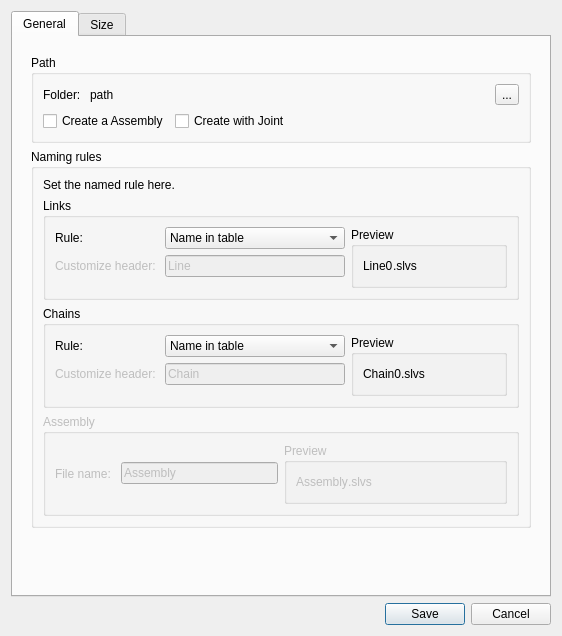
<?xml version="1.0" encoding="UTF-8"?>
<ui version="4.0">
 <class>Dialog</class>
 <widget class="QDialog" name="Dialog">
  <property name="geometry">
   <rect>
    <x>0</x>
    <y>0</y>
    <width>562</width>
    <height>636</height>
   </rect>
  </property>
  <property name="sizePolicy">
   <sizepolicy hsizetype="Expanding" vsizetype="Expanding">
    <horstretch>0</horstretch>
    <verstretch>0</verstretch>
   </sizepolicy>
  </property>
  <property name="minimumSize">
   <size>
    <width>562</width>
    <height>636</height>
   </size>
  </property>
  <property name="maximumSize">
   <size>
    <width>562</width>
    <height>636</height>
   </size>
  </property>
  <property name="windowTitle">
   <string>Solvespace</string>
  </property>
  <property name="windowIcon">
   <iconset resource="../../icons.qrc">
    <normaloff>:/icons/bezier.png</normaloff>:/icons/bezier.png</iconset>
  </property>
  <property name="sizeGripEnabled">
   <bool>false</bool>
  </property>
  <property name="modal">
   <bool>true</bool>
  </property>
  <layout class="QVBoxLayout" name="verticalLayout">
   <item>
    <widget class="QTabWidget" name="tabWidget">
     <property name="currentIndex">
      <number>0</number>
     </property>
     <widget class="QWidget" name="general">
      <attribute name="title">
       <string>General</string>
      </attribute>
      <layout class="QVBoxLayout" name="verticalLayout_4">
       <item>
        <widget class="QWidget" name="verticalWidget" native="true">
         <layout class="QVBoxLayout" name="verticalLayout_3">
          <property name="leftMargin">
           <number>9</number>
          </property>
          <property name="topMargin">
           <number>9</number>
          </property>
          <property name="rightMargin">
           <number>9</number>
          </property>
          <property name="bottomMargin">
           <number>9</number>
          </property>
          <item>
           <widget class="QGroupBox" name="groupBox">
            <property name="title">
             <string>Path</string>
            </property>
            <layout class="QVBoxLayout" name="verticalLayout_2">
             <item>
              <layout class="QHBoxLayout" name="horizontalLayout_2">
               <item>
                <widget class="QLabel" name="label">
                 <property name="sizePolicy">
                  <sizepolicy hsizetype="Fixed" vsizetype="Preferred">
                   <horstretch>0</horstretch>
                   <verstretch>0</verstretch>
                  </sizepolicy>
                 </property>
                 <property name="text">
                  <string>Folder: </string>
                 </property>
                </widget>
               </item>
               <item>
                <widget class="QLabel" name="folderPath">
                 <property name="text">
                  <string>path</string>
                 </property>
                </widget>
               </item>
               <item>
                <widget class="QToolButton" name="setPath">
                 <property name="text">
                  <string>...</string>
                 </property>
                </widget>
               </item>
              </layout>
             </item>
             <item>
              <layout class="QHBoxLayout" name="horizontalLayout_3">
               <item>
                <widget class="QCheckBox" name="hasAssembly">
                 <property name="text">
                  <string>Create a Assembly</string>
                 </property>
                </widget>
               </item>
               <item>
                <widget class="QCheckBox" name="hasJoint">
                 <property name="text">
                  <string>Create with Joint</string>
                 </property>
                </widget>
               </item>
               <item>
                <spacer name="horizontalSpacer_2">
                 <property name="orientation">
                  <enum>Qt::Horizontal</enum>
                 </property>
                 <property name="sizeHint" stdset="0">
                  <size>
                   <width>40</width>
                   <height>20</height>
                  </size>
                 </property>
                </spacer>
               </item>
              </layout>
             </item>
            </layout>
           </widget>
          </item>
          <item>
           <widget class="QGroupBox" name="groupBox_2">
            <property name="title">
             <string>Naming rules</string>
            </property>
            <layout class="QVBoxLayout" name="verticalLayout_5">
             <item>
              <widget class="QLabel" name="label_3">
               <property name="text">
                <string>&lt;html&gt;&lt;head/&gt;&lt;body&gt;&lt;p&gt;Set the named rule here.&lt;/p&gt;&lt;/body&gt;&lt;/html&gt;</string>
               </property>
              </widget>
             </item>
             <item>
              <widget class="QGroupBox" name="groupBox_3">
               <property name="title">
                <string>Links</string>
               </property>
               <layout class="QHBoxLayout" name="horizontalLayout_4">
                <item>
                 <layout class="QFormLayout" name="formLayout">
                  <item row="0" column="0">
                   <widget class="QLabel" name="label_5">
                    <property name="sizePolicy">
                     <sizepolicy hsizetype="Fixed" vsizetype="Preferred">
                      <horstretch>0</horstretch>
                      <verstretch>0</verstretch>
                     </sizepolicy>
                    </property>
                    <property name="text">
                     <string>Rule: </string>
                    </property>
                   </widget>
                  </item>
                  <item row="0" column="1">
                   <widget class="QComboBox" name="LinkRule">
                    <item>
                     <property name="text">
                      <string>Name in table</string>
                     </property>
                    </item>
                    <item>
                     <property name="text">
                      <string>Name in table + Length</string>
                     </property>
                    </item>
                    <item>
                     <property name="text">
                      <string>Customize header</string>
                     </property>
                    </item>
                    <item>
                     <property name="text">
                      <string>Customize header + Length</string>
                     </property>
                    </item>
                    <item>
                     <property name="text">
                      <string>Just number</string>
                     </property>
                    </item>
                   </widget>
                  </item>
                  <item row="1" column="0">
                   <widget class="QLabel" name="LinkHeaderText">
                    <property name="enabled">
                     <bool>false</bool>
                    </property>
                    <property name="text">
                     <string>Customize header: </string>
                    </property>
                   </widget>
                  </item>
                  <item row="1" column="1">
                   <widget class="QLineEdit" name="LinkHeader">
                    <property name="enabled">
                     <bool>false</bool>
                    </property>
                    <property name="text">
                     <string>Line</string>
                    </property>
                    <property name="placeholderText">
                     <string>Line</string>
                    </property>
                   </widget>
                  </item>
                 </layout>
                </item>
                <item>
                 <widget class="QGroupBox" name="groupBox_5">
                  <property name="title">
                   <string>Preview</string>
                  </property>
                  <layout class="QHBoxLayout" name="horizontalLayout_8">
                   <property name="spacing">
                    <number>0</number>
                   </property>
                   <item>
                    <widget class="QLabel" name="LinkPreview">
                     <property name="text">
                      <string>Line0</string>
                     </property>
                    </widget>
                   </item>
                   <item>
                    <widget class="QLabel" name="label_9">
                     <property name="sizePolicy">
                      <sizepolicy hsizetype="Fixed" vsizetype="Preferred">
                       <horstretch>0</horstretch>
                       <verstretch>0</verstretch>
                      </sizepolicy>
                     </property>
                     <property name="text">
                      <string>.slvs</string>
                     </property>
                    </widget>
                   </item>
                   <item>
                    <spacer name="horizontalSpacer_3">
                     <property name="orientation">
                      <enum>Qt::Horizontal</enum>
                     </property>
                     <property name="sizeHint" stdset="0">
                      <size>
                       <width>40</width>
                       <height>20</height>
                      </size>
                     </property>
                    </spacer>
                   </item>
                  </layout>
                 </widget>
                </item>
               </layout>
              </widget>
             </item>
             <item>
              <widget class="QGroupBox" name="groupBox_4">
               <property name="title">
                <string>Chains</string>
               </property>
               <layout class="QHBoxLayout" name="horizontalLayout_5">
                <item>
                 <layout class="QFormLayout" name="formLayout_2">
                  <item row="0" column="0">
                   <widget class="QLabel" name="label_7">
                    <property name="sizePolicy">
                     <sizepolicy hsizetype="Fixed" vsizetype="Preferred">
                      <horstretch>0</horstretch>
                      <verstretch>0</verstretch>
                     </sizepolicy>
                    </property>
                    <property name="text">
                     <string>Rule: </string>
                    </property>
                   </widget>
                  </item>
                  <item row="0" column="1">
                   <widget class="QComboBox" name="ChainRule">
                    <item>
                     <property name="text">
                      <string>Name in table</string>
                     </property>
                    </item>
                    <item>
                     <property name="text">
                      <string>Name in table + Length</string>
                     </property>
                    </item>
                    <item>
                     <property name="text">
                      <string>Customize header</string>
                     </property>
                    </item>
                    <item>
                     <property name="text">
                      <string>Customize header + Length</string>
                     </property>
                    </item>
                    <item>
                     <property name="text">
                      <string>Just number</string>
                     </property>
                    </item>
                   </widget>
                  </item>
                  <item row="1" column="0">
                   <widget class="QLabel" name="ChainHeaderText">
                    <property name="enabled">
                     <bool>false</bool>
                    </property>
                    <property name="text">
                     <string>Customize header: </string>
                    </property>
                   </widget>
                  </item>
                  <item row="1" column="1">
                   <widget class="QLineEdit" name="ChainHeader">
                    <property name="enabled">
                     <bool>false</bool>
                    </property>
                    <property name="text">
                     <string>Chain</string>
                    </property>
                    <property name="placeholderText">
                     <string>Chain</string>
                    </property>
                   </widget>
                  </item>
                 </layout>
                </item>
                <item>
                 <widget class="QGroupBox" name="groupBox_6">
                  <property name="title">
                   <string>Preview</string>
                  </property>
                  <layout class="QHBoxLayout" name="horizontalLayout_9">
                   <property name="spacing">
                    <number>0</number>
                   </property>
                   <item>
                    <widget class="QLabel" name="ChainPreview">
                     <property name="text">
                      <string>Chain0</string>
                     </property>
                    </widget>
                   </item>
                   <item>
                    <widget class="QLabel" name="label_11">
                     <property name="sizePolicy">
                      <sizepolicy hsizetype="Fixed" vsizetype="Preferred">
                       <horstretch>0</horstretch>
                       <verstretch>0</verstretch>
                      </sizepolicy>
                     </property>
                     <property name="text">
                      <string>.slvs</string>
                     </property>
                    </widget>
                   </item>
                   <item>
                    <spacer name="horizontalSpacer_4">
                     <property name="orientation">
                      <enum>Qt::Horizontal</enum>
                     </property>
                     <property name="sizeHint" stdset="0">
                      <size>
                       <width>40</width>
                       <height>20</height>
                      </size>
                     </property>
                    </spacer>
                   </item>
                  </layout>
                 </widget>
                </item>
               </layout>
              </widget>
             </item>
             <item>
              <widget class="QGroupBox" name="AssemblyGroupBox">
               <property name="enabled">
                <bool>false</bool>
               </property>
               <property name="title">
                <string>Assembly</string>
               </property>
               <layout class="QHBoxLayout" name="horizontalLayout_7">
                <item>
                 <layout class="QHBoxLayout" name="horizontalLayout_6">
                  <item>
                   <widget class="QLabel" name="AssemblyHeaderText">
                    <property name="text">
                     <string>File name: </string>
                    </property>
                   </widget>
                  </item>
                  <item>
                   <widget class="QLineEdit" name="AssemblyHeader">
                    <property name="text">
                     <string>Assembly</string>
                    </property>
                    <property name="placeholderText">
                     <string>Assembly</string>
                    </property>
                   </widget>
                  </item>
                 </layout>
                </item>
                <item>
                 <widget class="QGroupBox" name="groupBox_8">
                  <property name="title">
                   <string>Preview</string>
                  </property>
                  <layout class="QHBoxLayout" name="horizontalLayout_10">
                   <property name="spacing">
                    <number>0</number>
                   </property>
                   <item>
                    <widget class="QLabel" name="AssemblyPreview">
                     <property name="text">
                      <string>Assembly</string>
                     </property>
                    </widget>
                   </item>
                   <item>
                    <widget class="QLabel" name="label_13">
                     <property name="sizePolicy">
                      <sizepolicy hsizetype="Fixed" vsizetype="Preferred">
                       <horstretch>0</horstretch>
                       <verstretch>0</verstretch>
                      </sizepolicy>
                     </property>
                     <property name="text">
                      <string>.slvs</string>
                     </property>
                    </widget>
                   </item>
                   <item>
                    <spacer name="horizontalSpacer_5">
                     <property name="orientation">
                      <enum>Qt::Horizontal</enum>
                     </property>
                     <property name="sizeHint" stdset="0">
                      <size>
                       <width>40</width>
                       <height>20</height>
                      </size>
                     </property>
                    </spacer>
                   </item>
                  </layout>
                 </widget>
                </item>
               </layout>
              </widget>
             </item>
            </layout>
           </widget>
          </item>
         </layout>
        </widget>
       </item>
       <item>
        <spacer name="verticalSpacer">
         <property name="orientation">
          <enum>Qt::Vertical</enum>
         </property>
         <property name="sizeHint" stdset="0">
          <size>
           <width>20</width>
           <height>40</height>
          </size>
         </property>
        </spacer>
       </item>
      </layout>
     </widget>
     <widget class="QWidget" name="size">
      <attribute name="title">
       <string>Size</string>
      </attribute>
      <layout class="QVBoxLayout" name="verticalLayout_10">
       <item>
        <widget class="QWidget" name="verticalWidget" native="true">
         <layout class="QVBoxLayout" name="verticalLayout_9">
          <property name="leftMargin">
           <number>9</number>
          </property>
          <property name="topMargin">
           <number>9</number>
          </property>
          <property name="rightMargin">
           <number>9</number>
          </property>
          <property name="bottomMargin">
           <number>9</number>
          </property>
          <item>
           <widget class="QGroupBox" name="groupBox_10">
            <property name="title">
             <string>Entire</string>
            </property>
            <layout class="QVBoxLayout" name="verticalLayout_6">
             <item>
              <layout class="QFormLayout" name="formLayout_3">
               <item row="0" column="0">
                <widget class="QLabel" name="label_2">
                 <property name="sizePolicy">
                  <sizepolicy hsizetype="Fixed" vsizetype="Preferred">
                   <horstretch>0</horstretch>
                   <verstretch>0</verstretch>
                  </sizepolicy>
                 </property>
                 <property name="text">
                  <string>Scale: </string>
                 </property>
                </widget>
               </item>
               <item row="1" column="0">
                <widget class="QLabel" name="label_4">
                 <property name="text">
                  <string>Thickness: </string>
                 </property>
                </widget>
               </item>
               <item row="0" column="1">
                <layout class="QHBoxLayout" name="horizontalLayout_11">
                 <property name="spacing">
                  <number>0</number>
                 </property>
                 <item>
                  <widget class="QSpinBox" name="ScaleMolecular">
                   <property name="minimum">
                    <number>1</number>
                   </property>
                   <property name="maximum">
                    <number>10000</number>
                   </property>
                   <property name="value">
                    <number>1</number>
                   </property>
                  </widget>
                 </item>
                 <item>
                  <widget class="QLabel" name="label_6">
                   <property name="text">
                    <string> / </string>
                   </property>
                  </widget>
                 </item>
                 <item>
                  <widget class="QSpinBox" name="ScaleDenominator">
                   <property name="minimum">
                    <number>1</number>
                   </property>
                   <property name="maximum">
                    <number>10000</number>
                   </property>
                  </widget>
                 </item>
                 <item>
                  <spacer name="horizontalSpacer_6">
                   <property name="orientation">
                    <enum>Qt::Horizontal</enum>
                   </property>
                   <property name="sizeHint" stdset="0">
                    <size>
                     <width>40</width>
                     <height>20</height>
                    </size>
                   </property>
                  </spacer>
                 </item>
                </layout>
               </item>
               <item row="1" column="1">
                <layout class="QHBoxLayout" name="horizontalLayout_12">
                 <item>
                  <widget class="QDoubleSpinBox" name="ThicknessVal">
                   <property name="minimum">
                    <double>0.010000000000000</double>
                   </property>
                   <property name="value">
                    <double>5.000000000000000</double>
                   </property>
                  </widget>
                 </item>
                 <item>
                  <spacer name="horizontalSpacer_7">
                   <property name="orientation">
                    <enum>Qt::Horizontal</enum>
                   </property>
                   <property name="sizeHint" stdset="0">
                    <size>
                     <width>40</width>
                     <height>20</height>
                    </size>
                   </property>
                  </spacer>
                 </item>
                </layout>
               </item>
               <item row="2" column="0">
                <widget class="QLabel" name="label_15">
                 <property name="text">
                  <string>Drilling size: </string>
                 </property>
                </widget>
               </item>
               <item row="2" column="1">
                <layout class="QHBoxLayout" name="horizontalLayout_17">
                 <item>
                  <widget class="QDoubleSpinBox" name="DrillingVal">
                   <property name="minimum">
                    <double>0.010000000000000</double>
                   </property>
                   <property name="value">
                    <double>6.000000000000000</double>
                   </property>
                  </widget>
                 </item>
                 <item>
                  <spacer name="horizontalSpacer_10">
                   <property name="orientation">
                    <enum>Qt::Horizontal</enum>
                   </property>
                   <property name="sizeHint" stdset="0">
                    <size>
                     <width>40</width>
                     <height>20</height>
                    </size>
                   </property>
                  </spacer>
                 </item>
                </layout>
               </item>
               <item row="3" column="0">
                <widget class="QLabel" name="JointText">
                 <property name="text">
                  <string>Joint size: </string>
                 </property>
                </widget>
               </item>
               <item row="3" column="1">
                <layout class="QHBoxLayout" name="horizontalLayout_18">
                 <item>
                  <widget class="QDoubleSpinBox" name="JointVal">
                   <property name="enabled">
                    <bool>false</bool>
                   </property>
                   <property name="minimum">
                    <double>0.010000000000000</double>
                   </property>
                   <property name="value">
                    <double>2.000000000000000</double>
                   </property>
                  </widget>
                 </item>
                 <item>
                  <spacer name="horizontalSpacer_11">
                   <property name="orientation">
                    <enum>Qt::Horizontal</enum>
                   </property>
                   <property name="sizeHint" stdset="0">
                    <size>
                     <width>40</width>
                     <height>20</height>
                    </size>
                   </property>
                  </spacer>
                 </item>
                </layout>
               </item>
              </layout>
             </item>
            </layout>
           </widget>
          </item>
          <item>
           <widget class="QGroupBox" name="groupBox_7">
            <property name="title">
             <string>Links</string>
            </property>
            <layout class="QHBoxLayout" name="horizontalLayout_15">
             <item>
              <layout class="QFormLayout" name="formLayout_4">
               <item row="0" column="0">
                <widget class="QLabel" name="label_8">
                 <property name="text">
                  <string>Type: </string>
                 </property>
                </widget>
               </item>
               <item row="0" column="1">
                <widget class="QComboBox" name="LinkType">
                 <item>
                  <property name="text">
                   <string>Round connecting rod</string>
                  </property>
                 </item>
                </widget>
               </item>
               <item row="1" column="0">
                <widget class="QLabel" name="label_10">
                 <property name="text">
                  <string>Width: </string>
                 </property>
                </widget>
               </item>
               <item row="1" column="1">
                <layout class="QHBoxLayout" name="horizontalLayout_13">
                 <item>
                  <widget class="QDoubleSpinBox" name="LinkWidthVal">
                   <property name="minimum">
                    <double>0.010000000000000</double>
                   </property>
                   <property name="value">
                    <double>12.000000000000000</double>
                   </property>
                  </widget>
                 </item>
                 <item>
                  <spacer name="horizontalSpacer_8">
                   <property name="orientation">
                    <enum>Qt::Horizontal</enum>
                   </property>
                   <property name="sizeHint" stdset="0">
                    <size>
                     <width>40</width>
                     <height>20</height>
                    </size>
                   </property>
                  </spacer>
                 </item>
                </layout>
               </item>
              </layout>
             </item>
             <item>
              <widget class="QGroupBox" name="groupBox_11">
               <property name="title">
                <string>Preview</string>
               </property>
               <layout class="QVBoxLayout" name="verticalLayout_7">
                <item>
                 <widget class="QLabel" name="LinkImage">
                  <property name="text">
                   <string/>
                  </property>
                 </widget>
                </item>
               </layout>
              </widget>
             </item>
            </layout>
           </widget>
          </item>
          <item>
           <widget class="QGroupBox" name="groupBox_9">
            <property name="title">
             <string>Chains</string>
            </property>
            <layout class="QHBoxLayout" name="horizontalLayout_16">
             <item>
              <layout class="QFormLayout" name="formLayout_5">
               <item row="0" column="0">
                <widget class="QLabel" name="label_12">
                 <property name="text">
                  <string>Type: </string>
                 </property>
                </widget>
               </item>
               <item row="0" column="1">
                <widget class="QComboBox" name="ChainType">
                 <item>
                  <property name="text">
                   <string>Sheet</string>
                  </property>
                 </item>
                 <item>
                  <property name="text">
                   <string>Frame</string>
                  </property>
                 </item>
                </widget>
               </item>
               <item row="1" column="0">
                <widget class="QLabel" name="label_14">
                 <property name="text">
                  <string>Edge width: </string>
                 </property>
                </widget>
               </item>
               <item row="1" column="1">
                <layout class="QHBoxLayout" name="horizontalLayout_14">
                 <item>
                  <widget class="QDoubleSpinBox" name="ChainWidthVal">
                   <property name="minimum">
                    <double>0.010000000000000</double>
                   </property>
                   <property name="value">
                    <double>6.000000000000000</double>
                   </property>
                  </widget>
                 </item>
                 <item>
                  <spacer name="horizontalSpacer_9">
                   <property name="orientation">
                    <enum>Qt::Horizontal</enum>
                   </property>
                   <property name="sizeHint" stdset="0">
                    <size>
                     <width>40</width>
                     <height>20</height>
                    </size>
                   </property>
                  </spacer>
                 </item>
                </layout>
               </item>
              </layout>
             </item>
             <item>
              <widget class="QGroupBox" name="groupBox_12">
               <property name="title">
                <string>Preview</string>
               </property>
               <layout class="QVBoxLayout" name="verticalLayout_8">
                <item>
                 <widget class="QLabel" name="ChainImage">
                  <property name="text">
                   <string/>
                  </property>
                 </widget>
                </item>
               </layout>
              </widget>
             </item>
            </layout>
           </widget>
          </item>
          <item>
           <spacer name="verticalSpacer_2">
            <property name="orientation">
             <enum>Qt::Vertical</enum>
            </property>
            <property name="sizeHint" stdset="0">
             <size>
              <width>20</width>
              <height>180</height>
             </size>
            </property>
           </spacer>
          </item>
         </layout>
        </widget>
       </item>
      </layout>
     </widget>
    </widget>
   </item>
   <item>
    <layout class="QHBoxLayout" name="horizontalLayout">
     <item>
      <spacer name="horizontalSpacer">
       <property name="orientation">
        <enum>Qt::Horizontal</enum>
       </property>
       <property name="sizeHint" stdset="0">
        <size>
         <width>40</width>
         <height>20</height>
        </size>
       </property>
      </spacer>
     </item>
     <item>
      <widget class="QDialogButtonBox" name="buttonBox">
       <property name="standardButtons">
        <set>QDialogButtonBox::Cancel|QDialogButtonBox::Save</set>
       </property>
      </widget>
     </item>
    </layout>
   </item>
  </layout>
 </widget>
 <resources>
  <include location="../../icons.qrc"/>
 </resources>
 <connections>
  <connection>
   <sender>buttonBox</sender>
   <signal>rejected()</signal>
   <receiver>Dialog</receiver>
   <slot>reject()</slot>
   <hints>
    <hint type="sourcelabel">
     <x>292</x>
     <y>332</y>
    </hint>
    <hint type="destinationlabel">
     <x>199</x>
     <y>181</y>
    </hint>
   </hints>
  </connection>
  <connection>
   <sender>hasAssembly</sender>
   <signal>toggled(bool)</signal>
   <receiver>AssemblyGroupBox</receiver>
   <slot>setEnabled(bool)</slot>
   <hints>
    <hint type="sourcelabel">
     <x>104</x>
     <y>132</y>
    </hint>
    <hint type="destinationlabel">
     <x>261</x>
     <y>487</y>
    </hint>
   </hints>
  </connection>
  <connection>
   <sender>buttonBox</sender>
   <signal>accepted()</signal>
   <receiver>Dialog</receiver>
   <slot>accept()</slot>
   <hints>
    <hint type="sourcelabel">
     <x>389</x>
     <y>596</y>
    </hint>
    <hint type="destinationlabel">
     <x>261</x>
     <y>309</y>
    </hint>
   </hints>
  </connection>
  <connection>
   <sender>hasJoint</sender>
   <signal>toggled(bool)</signal>
   <receiver>JointVal</receiver>
   <slot>setEnabled(bool)</slot>
   <hints>
    <hint type="sourcelabel">
     <x>230</x>
     <y>132</y>
    </hint>
    <hint type="destinationlabel">
     <x>148</x>
     <y>204</y>
    </hint>
   </hints>
  </connection>
  <connection>
   <sender>hasJoint</sender>
   <signal>toggled(bool)</signal>
   <receiver>JointText</receiver>
   <slot>setEnabled(bool)</slot>
   <hints>
    <hint type="sourcelabel">
     <x>230</x>
     <y>132</y>
    </hint>
    <hint type="destinationlabel">
     <x>69</x>
     <y>204</y>
    </hint>
   </hints>
  </connection>
 </connections>
</ui>
